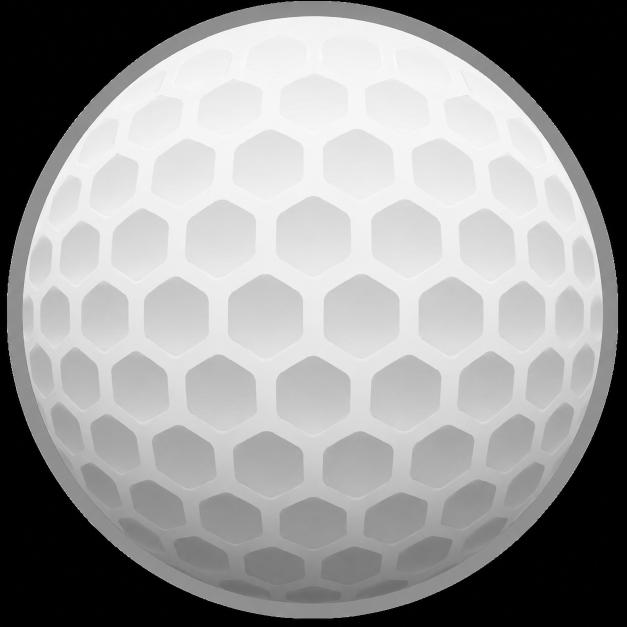
#> input picture assets/references/gbREF.png, 1254 x 1254 px (shown at 1/2 size); its folder holds only this picture in this run
$ python inspect_references.py
#> lines starting #> are read from the running program, lines starting #| are printed output that depends on the picture
"""Read-only reference inventory and labelled analysis sheets (never production art)."""
from pathlib import Path
import argparse
import hashlib
import json
import subprocess
from PIL import Image, ImageDraw, ImageFont

ROOT = Path(__file__).resolve().parents[2]
REF = ROOT / "assets/references"
parser = argparse.ArgumentParser(description=__doc__)
parser.add_argument('--output', default='artifacts/reference_review')
parser.add_argument('--reconstruct', action='store_true', help='PTS-indexed dense sequences and component crops')
args = parser.parse_args()
OUT = ROOT / args.output
OUT.mkdir(parents=True, exist_ok=True)
FONT = ImageFont.truetype("C:/Windows/Fonts/consola.ttf", 17)
sources = []
images = []
for path in sorted(REF.rglob("*")):
    if not path.is_file() or path.suffix.lower() in {".import", ".uid", ".ini", ".db"}:
        continue
    entry = {"path": path.relative_to(ROOT).as_posix(), "bytes": path.stat().st_size,
             "sha256": hashlib.sha256(path.read_bytes()).hexdigest()}
    try:
        with Image.open(path) as im:
#> im is the input picture: PIL image 1254x1254 RGB; mean R, G, B 151.5, 151.2, 151.3
            entry.update(type="image", width=im.width, height=im.height)
            images.append((path, im.convert("RGB")))
    except Exception:
        result = subprocess.run(["ffprobe", "-v", "error", "-show_streams", "-show_format", "-of", "json", str(path)], capture_output=True, text=True)
        if result.returncode == 0:
            meta = json.loads(result.stdout)
            entry.update(type="recording", metadata=meta)
        else:
            entry.update(type="unreadable", error=result.stderr)
    sources.append(entry)
(OUT / "source_inventory.json").write_text(json.dumps(sources, indent=2), encoding="utf-8")

def sheet(items, name, cols=3, width=600, height=370):
    result = Image.new("RGB", (cols * width, ((len(items)+cols-1)//cols)*height), "#101b25")
    draw = ImageDraw.Draw(result)
    for n, (label, im) in enumerate(items):
        x, y = (n % cols)*width, (n//cols)*height
        im = im.copy()
        im.thumbnail((width-12, height-45))
        result.paste(im, (x+6, y+5))
        draw.text((x+8, y+height-38), label, font=FONT, fill="#fff0cb")
        draw.text((x+8, y+height-19), "REFERENCE ONLY - Grandpa Golf", font=FONT, fill="#b0c1bc")
    result.save(OUT / name)

for start in range(0, len(images), 8):
    sheet([(p.name[:19], im) for p, im in images[start:start+8]], f"screenshots_{start//8+1}.jpg", cols=2, width=960, height=585)
#> this loop made 1 pass
#> pass 1, in sheet, `result = Image.new("RGB", (cols * width, ((len(items)+cols-1)//cols)*h..`:
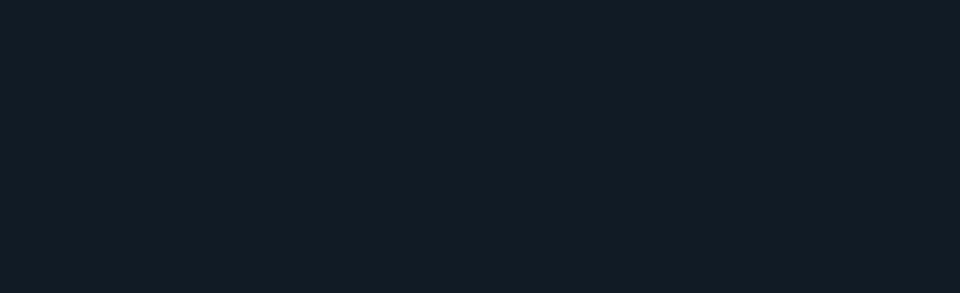
#> result: PIL image 1920x585 RGB (shown at 1/2 size); mean R, G, B 16, 27, 37
#> pass 1, in sheet, `result.save(OUT / name)`:
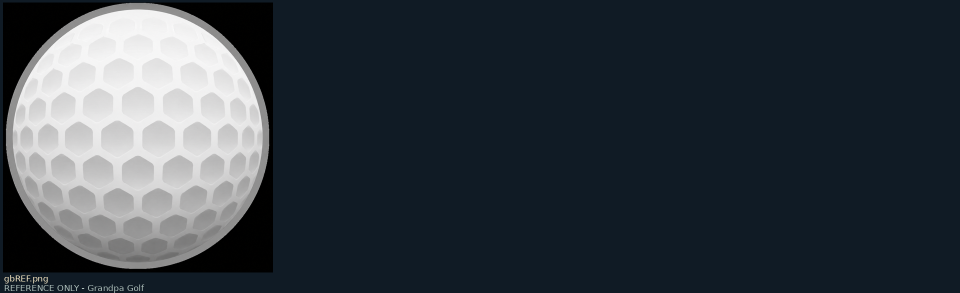
#> saved as screenshots_1.jpg: PIL image 1920x585 RGB (shown at 1/2 size); mean R, G, B 51.4, 59.5, 66.8

for entry in sources:
    if entry["type"] != "recording":
        continue
    video = ROOT / entry["path"]
    frames = OUT / "video_frames"
    frames.mkdir(exist_ok=True)
    timing = json.loads(subprocess.check_output(['ffprobe','-v','error','-select_streams','v:0','-show_frames','-show_entries','frame=best_effort_timestamp_time,pkt_duration_time','-of','json',str(video)],text=True))['frames']
    pts = [float(f['best_effort_timestamp_time']) for f in timing]
    (OUT/'video_timestamps.json').write_text(json.dumps(timing,indent=2))
    selected = sorted(set(min(range(len(pts)), key=lambda i: abs(pts[i]-second)) for second in range(int(pts[-1])+1)))
    selection = '+'.join('eq(n,%d)'%n for n in selected)
    subprocess.run(['ffmpeg','-hide_banner','-loglevel','error','-i',str(video),'-vf',f"select='{selection}'",'-fps_mode','vfr','-y',str(frames/'second_%03d.png')],check=True)
    shots = [(f"PTS {pts[selected[n]]:.3f}s | REFERENCE", Image.open(p).convert("RGB")) for n,p in enumerate(sorted(frames.glob("*.png")))]
    for start in range(0,len(shots),12):
        sheet(shots[start:start+12], f"recording_{start//12+1}.jpg")
    if args.reconstruct:
        intervals={'travel':(2.0,4.6),'cup_early':(6.4,8.8),'shop':(11.7,12.9),'selection':(19.9,21.1),'result':(24.3,27.1),'camera_continuous':(18.066667,19.066667),'release':(14.7,15.3)}
        dense_index={}
        for name,(start,end) in intervals.items():
            dest=OUT/name;dest.mkdir(exist_ok=True)
            chosen=[i for i,t in enumerate(pts) if start<=t<=end]
            subprocess.run(['ffmpeg','-hide_banner','-loglevel','error','-i',str(video),'-vf',f"select='between(n,{chosen[0]},{chosen[-1]})'",'-fps_mode','vfr','-y',str(dest/'frame_%04d.png')],check=True)
            paths=sorted(dest.glob('frame_*.png'))
            assert len(paths)==len(chosen),(name,len(paths),len(chosen))
            dense_index[name]=[{'file':p.relative_to(OUT).as_posix(),'pts':pts[i]} for p,i in zip(paths,chosen)]
            for page in range(0,len(paths),20):
                items=[(f'PTS {pts[chosen[n]]:.3f}s',Image.open(paths[n]).convert('RGB')) for n in range(page,min(page+20,len(paths)))]
                sheet(items,f'{name}_{page//20+1}.jpg',cols=4,width=420,height=278)
            subprocess.run(['ffmpeg','-hide_banner','-loglevel','error','-ss',str(start),'-i',str(video),'-t',str(end-start),'-vn','-c:a','pcm_s16le','-y',str(OUT/f'REFERENCE_ONLY_{name}_{start}-{end}.wav')],check=True)
        (OUT/'dense_index.json').write_text(json.dumps(dense_index,indent=2))
        subprocess.run(['ffmpeg','-hide_banner','-loglevel','error','-i',str(video),'-vn','-c:a','pcm_s16le','-y',str(OUT/'REFERENCE_ONLY_full_audio.wav')],check=True)

if args.reconstruct:
    crops={
      'shop_offer':('67b19',(760,330,1085,824)), 'item_details':('67b19',(0,245,540,934)),
      'primary_action':('67b19',(825,665,1020,790)), 'ordinary_label':('67b19',(867,330,978,367)),
      'power_meter':('67b19',(697,970,1210,1054)), 'inventory_items':('d2ca',(735,180,1705,924)),
      'jar_sprite':('d2ca',(755,185,900,330)), 'club_sprite':('d2ca',(735,365,911,540)),
      'large_number':('850b',(0,45,216,170)), 'grass_rim':('850b',(395,705,1460,960)),
      'wall_corner':('d346',(750,115,1110,425)), 'background_layers':('850b',(340,100,1610,710)),
      'water_material':('508f',(722,185,1340,585)), 'panel_corner':('67b19',(750,330,835,417)),
    }
    crop_index={}
    for name,(prefix,box) in crops.items():
        source=next(p for p,_ in images if p.name.startswith('ss_'+prefix))
        crop=Image.open(source).crop(box)
        crop.save(OUT/f'REFERENCE_ONLY_{name}.png')
        crop.resize((crop.width*2,crop.height*2),Image.Resampling.NEAREST).save(OUT/f'REFERENCE_ONLY_{name}_2x.png')
        crop_index[name]={'source':source.relative_to(ROOT).as_posix(),'box_ltrb':box,'size':crop.size}
    (OUT/'crop_index.json').write_text(json.dumps(crop_index,indent=2))

# Pre-edit inventory includes dirty and untracked production sources; generated engine cache is excluded.
preserved = {}
for folder in ["scripts", "scenes", "assets", "tests", "tools/pixel_sample", "tools/pixel_correction"]:
    for p in (ROOT/folder).rglob("*"):
        if p.is_file() and p.suffix not in {".import", ".uid", ".pyc"}:
            preserved[p.relative_to(ROOT).as_posix()] = hashlib.sha256(p.read_bytes()).hexdigest()
for name in ["project.godot", "export_presets.cfg"]:
#> (the run stopped early here; a loop or call above may not have finished)
